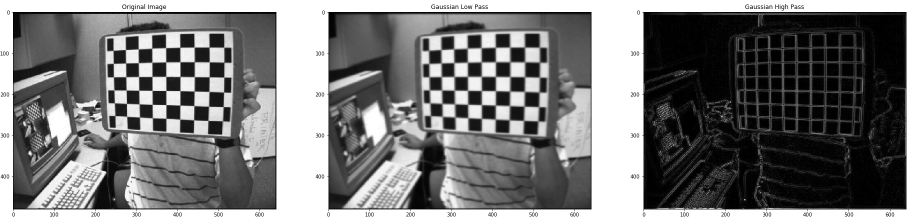
#> input picture original.png, 1826 x 439 px (shown at 1/2 size)
$ python 4.hafta_DonusumTranslate.py --image original.png
#> lines starting #> are read from the running program, lines starting #| are printed output that depends on the picture
import numpy as np
import imutils
import cv2
import argparse   #resmi parametre olarak girdi vermek için

ap = argparse.ArgumentParser()
ap.add_argument("-i","--image",required=True, help="Image yolu")
args = vars(ap.parse_args())

res = cv2.imread(args["image"])
#> res is the input picture: shape (439, 1826, 3); min 0, max 255, mean 119.7
cv2.imshow("Orjinal Resim", res)

# def fonksiyonları refactoring

#M = np.float32([[1,0,25],[0,1,50]])  # T matrisimiz 1,0,dx ve 0,1,dy sütun olarak

# OTELEME
def Otele(res, tx, ty):
#> called with tx = 100, ty = -50
    M = np.float32([[1,0,tx],[0,1,ty]])
    otele = cv2.warpAffine(res, M, (res.shape[1],res.shape[0]))
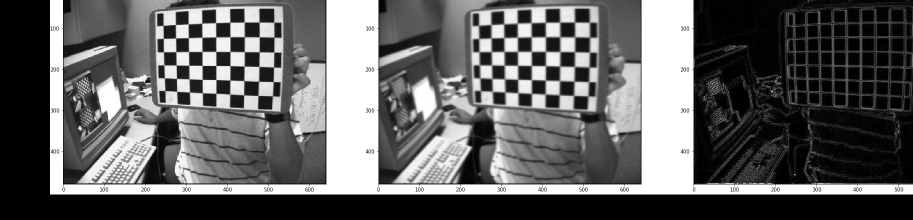
#> otele: shape (439, 1826, 3) (shown at 1/2 size); min 0, max 255, mean 97.9
    cv2.imshow("Translate islemi", otele)

Otele(res,100,-50)


# DONME
def Donme(res, aci):
#> called with aci = 45
    (h,w) = res.shape[:2]
#> h = 439; w = 1826
    merkez = (w//2, h//2)
#> merkez = (913, 219)
    M = cv2.getRotationMatrix2D(merkez, aci, 1.0)
    donme = cv2.warpAffine(res, M, (w,h))
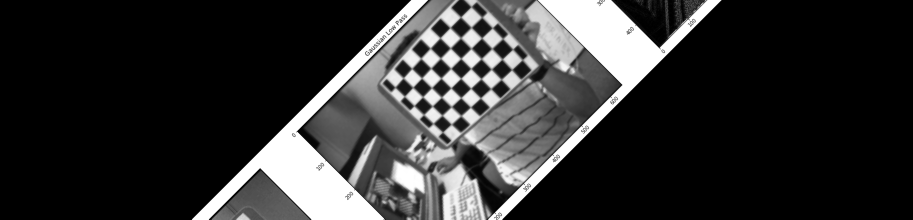
#> donme: shape (439, 1826, 3) (shown at 1/2 size); min 0, max 255, mean 49.3
    cv2.imshow("Donme islemi", donme)

Donme(res, 45)

# YENİDEN BOYUTLANDIRMA
def yenidenBoyutlandir(res):
    r = 250.0 / res.shape[1]
#> r = 0.137
    boy = (150, int(res.shape[0] * r))
#> boy = (150, 60)
    yeniBoy = cv2.resize(res, boy, interpolation=cv2.INTER_AREA)
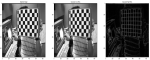
#> yeniBoy: shape (60, 150, 3); min 0, max 255, mean 119.7
    cv2.imshow("Yeniden boyutlandırma", yeniBoy)

yenidenBoyutlandir(res)


# AYNALA
aynala = cv2.flip(res, 1)
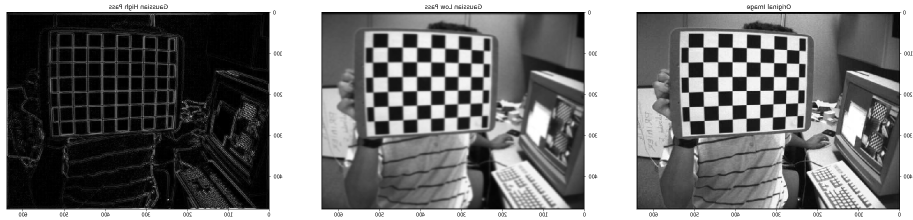
#> aynala: shape (439, 1826, 3) (shown at 1/2 size); min 0, max 255, mean 119.7
cv2.imshow("Yatay aynala", aynala)


cv2.waitKey(0)
